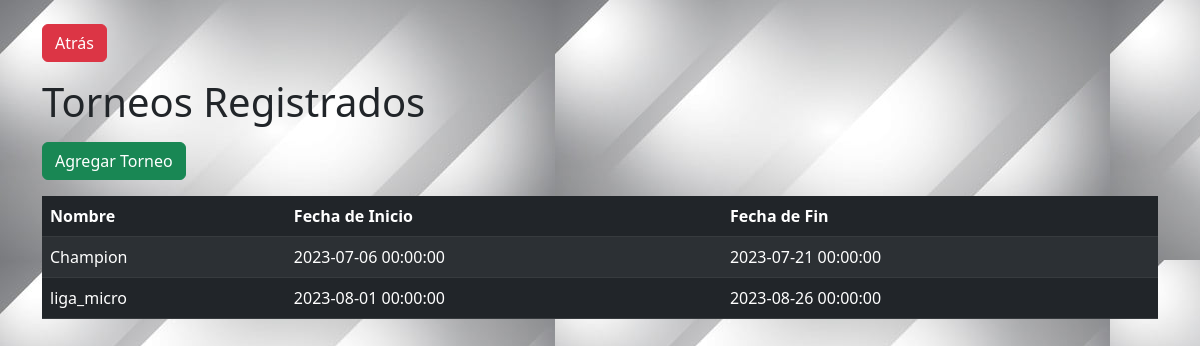
/vistas/admin/torneo/index_torneo.php, run on the app's committed database.
### tables this page shows
CREATE TABLE `torneos` (
  `id_torneos` int(11) NOT NULL,
  `nombre` varchar(11) NOT NULL,
  `fecha_inicio` datetime NOT NULL,
  `fecha_fin` datetime NOT NULL,
  `descripcion` varchar(50) NOT NULL
);

### vistas/admin/torneo/index_torneo.php (the view, shortened to what this page needs)
<?php
$bd = new Database();
$conexion = $bd->conectar();
?>
<!DOCTYPE html>
<html lang="en">
<head>
    <link rel="stylesheet" href="../index.css">
    <link href="https://cdn.jsdelivr.net/npm/bootstrap@5.3.0-alpha1/dist/css/bootstrap.min.css" rel="stylesheet">
</head>
<body>
    <div class="container mt-4">
        <a href="../index.php" class="btn btn-danger mb-3">Atrás</a>
        <h1 class="mb-3">Torneos Registrados</h1>
        <a href="crear_torneo.php" class="btn btn-success mb-3">Agregar Torneo</a>
        <table class="table table-dark table-striped">
            <thead>
                <tr>
                    <th>Nombre</th>
                    <th>Fecha de Inicio</th>
                    <th>Fecha de Fin</th>
                </tr>
            </thead>
            <tbody>
                <?php
                try {
                    $sql = "SELECT nombre, fecha_inicio, fecha_fin FROM torneos";
                    $stmt = $conexion->query($sql);
                    if ($stmt->rowCount() > 0) {
                        while ($row = $stmt->fetch(PDO::FETCH_ASSOC)) {
                            echo "<tr>";
                            echo "<td>" . $row["nombre"] . "</td>";
                            echo "<td>" . $row["fecha_inicio"] . "</td>";
                            echo "<td>" . $row["fecha_fin"] . "</td>";
                            echo "</tr>";
                        }
                    } else {
                        echo "<tr><td colspan='3'>No se encontraron torneos registrados</td></tr>";
                    }
                } catch (PDOException $e) {
                    echo "Error en la consulta: " . $e->getMessage();
                }
                ?>
            </tbody>
        </table>
    </div>
</body>
</html>

### vistas/admin/index.css (style rules this page uses)
body { background-image: url(../../images/banner.jpg); }

### data on the page
torneos: nombre "Champion", fecha_inicio "2023-07-06 00:00:00", fecha_fin "2023-07-21 00:00:00"
torneos: nombre "liga_micro", fecha_inicio "2023-08-01 00:00:00", fecha_fin "2023-08-26 00:00:00"
